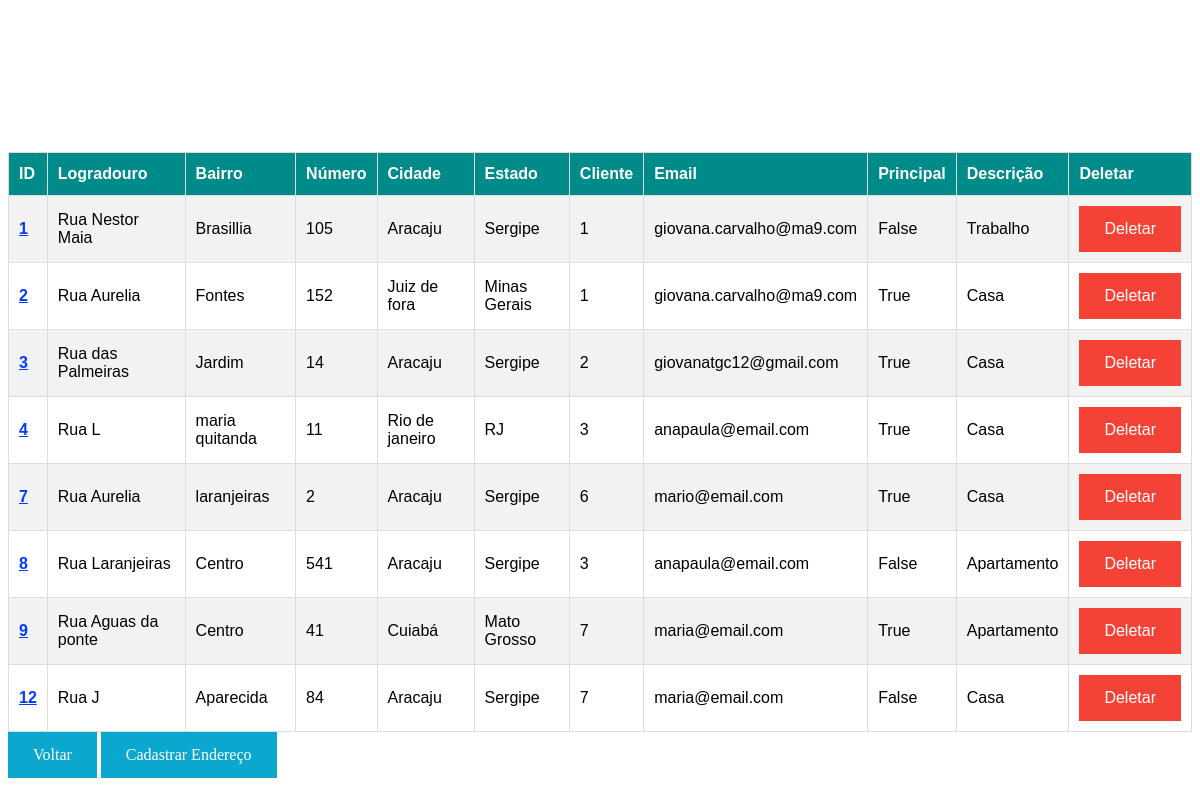
The page /list/ on the database as committed earlier.
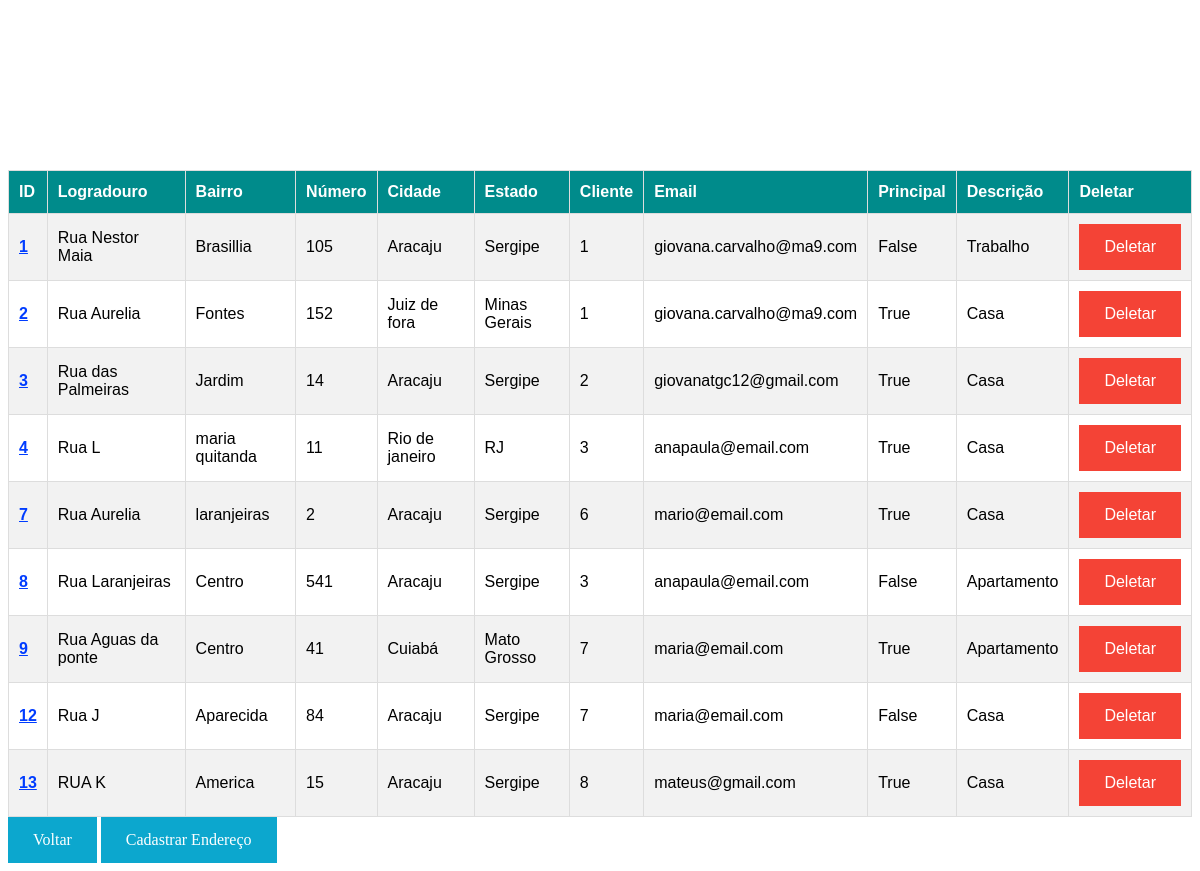
The same page on the database as committed later.
### cadastros/models.py (models this page shows, shortened)
class Endereco(models.Model):
    logradouro = models.CharField("logradouro", max_length=500)
    bairro = models.CharField("bairro", max_length= 100)
    cidade = models.CharField("cidade", max_length=100)
    estado = models.CharField("estado", max_length=100)
    numero = models.CharField("numero", max_length=100)
    email = models.EmailField("email")
    descricao = models.CharField("descrição do endereço", max_length=50)
    begin_date= models.DateTimeField(auto_now_add=True)
    active = models.BooleanField(default=True)#para verificar se endereço está ativo
    endereco_principal = models.BooleanField("Endereço principal", default=False)
    cliente = models.ForeignKey(Cliente,on_delete=models.CASCADE,related_name='endereco_cliente',verbose_name='Cliente')
    class Meta:
        db_table= 'endereco'
        verbose_name= "Endereço"
        verbose_name_plural= "Endereços"

class Cliente(models.Model):
    foto = models.ImageField(upload_to='images/',null=True,blank=True,)
    nome = models.CharField("nome", max_length=50)
    sobrenome = models.CharField("sobrenome", max_length=100)
    cpf = models.CharField("cpf", max_length=11, unique=True)
    rg = models.CharField("rg", max_length=8, unique=True)
    telefone = models.CharField("telefone", max_length=12)
    email = models.EmailField("email")
    begin_date= models.DateTimeField(auto_now_add=True)
    def __str__(self):
        return str(self.id)
    class Meta:
        db_table= 'cliente'
        verbose_name = "Cliente"
        verbose_name_plural = "Clientes"

### cadastros/views.py (the view)
# urls.py: path('list/',EnderecoList.as_view(), name= 'endereco_list'),
class EnderecoList(ListView):
    model = Endereco
    queryset = Endereco.objects.all()
    def get_queryset(self):
        if self.kwargs.get('cliente_pk'):
            return self.queryset.filter(cliente_id=self.kwargs.get('cliente_pk'))
        return self.queryset.all()

### cadastros/templates/cadastros/endereco_list.html (shortened to what this page needs)
<!DOCTYPE html>
<html lang="en">
<head>
</head>
<body>
    <table id="customers">
        <tr>
        <th>ID</th>
        <th>Logradouro</th>
        <th>Bairro</th>
        <th>Número</th>
        <th>Cidade</th>
        <th>Estado</th>
        <th>Cliente</th>
        <th>Email</th>
        <th>Principal</th>
        <th>Descrição</th>
        <th>Deletar</th>
        </tr>
    {% for endereco in object_list %}
    <tr>
        <td>
            <b><a class="three" href="{% url 'endereco_update' endereco.id %}"  target="_blank">{{ endereco.id}}</a></b>
        </td>
        <td>{{ endereco.logradouro }}</td>
        <td>{{ endereco.bairro }}</td>
        <td>{{ endereco.numero }}</td>
        <td>{{ endereco.cidade }}</td>
        <td>{{ endereco.estado }}</td>
        <td>{{ endereco.cliente }}</td>
        <td>{{ endereco.email}}</td>
        <td>{{ endereco.endereco_principal}}</td>
        <td>{{ endereco.descricao}}</td>
        <td>
            <a class="two" href="{% url 'endereco_delete' endereco.id %}" target="_blank">Deletar</a>
        </td>
    </tr>
    <br>
    {% endfor %}
    </table>
    <a class="four" href="/cadastros/" target="_blank">Voltar</a>
    <a class="one" href="/cadastros/createAddress/" target="_blank">Cadastrar Endereço</a>
</body>
</html>

Rows that differ between the two databases and show on the page:
added Endereco: id "13", logradouro "RUA K", bairro "America", numero "15", cidade "Aracaju", estado "Sergipe", cliente "8", email "mateus@gmail.com", endereco_principal "True", descricao "Casa"
